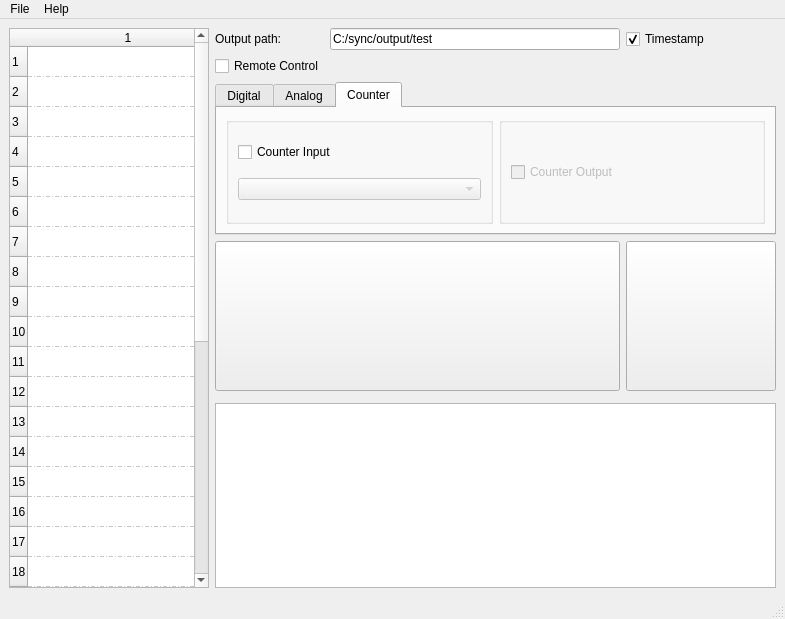
<?xml version="1.0" encoding="UTF-8"?>
<ui version="4.0">
 <class>MainWindow</class>
 <widget class="QMainWindow" name="MainWindow">
  <property name="geometry">
   <rect>
    <x>0</x>
    <y>0</y>
    <width>785</width>
    <height>619</height>
   </rect>
  </property>
  <property name="windowTitle">
   <string>Sync</string>
  </property>
  <property name="windowIcon">
   <iconset>
    <normaloff>res/record.png</normaloff>res/record.png</iconset>
  </property>
  <widget class="QWidget" name="centralwidget">
   <layout class="QGridLayout" name="gridLayout_2">
    <item row="0" column="2">
     <widget class="QLabel" name="label">
      <property name="text">
       <string>Output path:</string>
      </property>
     </widget>
    </item>
    <item row="0" column="3">
     <widget class="QLineEdit" name="lineEdit_output_path">
      <property name="text">
       <string>C:/sync/output/test</string>
      </property>
     </widget>
    </item>
    <item row="0" column="4">
     <widget class="QCheckBox" name="checkBox_timestamp">
      <property name="text">
       <string>Timestamp</string>
      </property>
      <property name="checked">
       <bool>true</bool>
      </property>
     </widget>
    </item>
    <item row="1" column="2">
     <widget class="QCheckBox" name="checkBox_comm">
      <property name="text">
       <string>Remote Control</string>
      </property>
     </widget>
    </item>
    <item row="2" column="2" colspan="3">
     <widget class="QTabWidget" name="tabWidget">
      <property name="currentIndex">
       <number>2</number>
      </property>
      <widget class="QWidget" name="digital">
       <attribute name="title">
        <string>Digital</string>
       </attribute>
       <layout class="QGridLayout" name="gridLayout_4">
        <item row="0" column="0">
         <widget class="QGroupBox" name="groupBox">
          <property name="title">
           <string/>
          </property>
          <layout class="QGridLayout" name="gridLayout">
           <item row="1" column="0">
            <widget class="QLabel" name="label_freq">
             <property name="text">
              <string>Sample Freq (Hz):</string>
             </property>
            </widget>
           </item>
           <item row="1" column="2">
            <widget class="QLineEdit" name="lineEdit_pulse_freq">
             <property name="text">
              <string>100000.0</string>
             </property>
            </widget>
           </item>
           <item row="1" column="3">
            <widget class="QLabel" name="label_rollover">
             <property name="text">
              <string>Rollover</string>
             </property>
            </widget>
           </item>
           <item row="2" column="0">
            <widget class="QLabel" name="label_5">
             <property name="text">
              <string>Device:</string>
             </property>
            </widget>
           </item>
           <item row="0" column="0">
            <widget class="QLabel" name="label_data_bits">
             <property name="text">
              <string>Digital lines:</string>
             </property>
            </widget>
           </item>
           <item row="0" column="2">
            <widget class="QLineEdit" name="lineEdit_data_bits">
             <property name="text">
              <string>32</string>
             </property>
            </widget>
           </item>
           <item row="2" column="2">
            <widget class="QComboBox" name="comboBox_device"/>
           </item>
           <item row="2" column="3">
            <widget class="QLabel" name="label_device_model">
             <property name="text">
              <string/>
             </property>
            </widget>
           </item>
          </layout>
         </widget>
        </item>
       </layout>
      </widget>
      <widget class="QWidget" name="analog">
       <attribute name="title">
        <string>Analog</string>
       </attribute>
       <layout class="QGridLayout" name="gridLayout_5">
        <item row="1" column="0">
         <widget class="QGroupBox" name="groupBox_analog">
          <property name="title">
           <string/>
          </property>
          <layout class="QGridLayout" name="gridLayout_6">
           <item row="0" column="0">
            <widget class="QCheckBox" name="checkBox_analog_channels">
             <property name="text">
              <string>Channels:</string>
             </property>
            </widget>
           </item>
           <item row="1" column="0">
            <widget class="QComboBox" name="comboBox_analog_freq">
             <item>
              <property name="text">
               <string>1000</string>
              </property>
             </item>
             <item>
              <property name="text">
               <string>10000</string>
              </property>
             </item>
             <item>
              <property name="text">
               <string>20000</string>
              </property>
             </item>
            </widget>
           </item>
           <item row="1" column="2">
            <widget class="QComboBox" name="comboBox_dtype">
             <item>
              <property name="text">
               <string>64</string>
              </property>
             </item>
             <item>
              <property name="text">
               <string>32</string>
              </property>
             </item>
             <item>
              <property name="text">
               <string>16</string>
              </property>
             </item>
            </widget>
           </item>
           <item row="1" column="1">
            <widget class="QLabel" name="label_2">
             <property name="text">
              <string>Hz</string>
             </property>
            </widget>
           </item>
           <item row="1" column="3">
            <widget class="QLabel" name="label_dtype">
             <property name="text">
              <string>bit</string>
             </property>
            </widget>
           </item>
           <item row="0" column="1" colspan="4">
            <widget class="QLineEdit" name="lineEdit_analog_channels">
             <property name="text">
              <string>[0,1]</string>
             </property>
            </widget>
           </item>
           <item row="1" column="4">
            <widget class="QLabel" name="label_datarate">
             <property name="text">
              <string>??? MB/hr</string>
             </property>
            </widget>
           </item>
          </layout>
         </widget>
        </item>
       </layout>
      </widget>
      <widget class="QWidget" name="tab">
       <attribute name="title">
        <string>Counter</string>
       </attribute>
       <layout class="QGridLayout" name="gridLayout_3">
        <item row="0" column="0">
         <widget class="QGroupBox" name="groupBox_2">
          <property name="title">
           <string/>
          </property>
          <layout class="QGridLayout" name="gridLayout_7">
           <item row="1" column="0">
            <widget class="QComboBox" name="comboBox_ci">
             <property name="enabled">
              <bool>false</bool>
             </property>
            </widget>
           </item>
           <item row="0" column="0">
            <widget class="QCheckBox" name="checkBox_ci">
             <property name="text">
              <string>Counter Input</string>
             </property>
            </widget>
           </item>
          </layout>
         </widget>
        </item>
        <item row="0" column="1">
         <widget class="QGroupBox" name="groupBox_3">
          <property name="enabled">
           <bool>false</bool>
          </property>
          <property name="title">
           <string/>
          </property>
          <layout class="QGridLayout" name="gridLayout_8">
           <item row="0" column="0">
            <widget class="QCheckBox" name="checkBox_co">
             <property name="text">
              <string>Counter Output</string>
             </property>
            </widget>
           </item>
          </layout>
         </widget>
        </item>
       </layout>
      </widget>
     </widget>
    </item>
    <item row="5" column="2" colspan="3">
     <widget class="QPlainTextEdit" name="plainTextEdit"/>
    </item>
    <item row="3" column="2" colspan="2">
     <widget class="QPushButton" name="pushButton_start">
      <property name="minimumSize">
       <size>
        <width>200</width>
        <height>150</height>
       </size>
      </property>
      <property name="text">
       <string/>
      </property>
      <property name="iconSize">
       <size>
        <width>128</width>
        <height>128</height>
       </size>
      </property>
     </widget>
    </item>
    <item row="3" column="4">
     <widget class="QPushButton" name="pushButton_visualize">
      <property name="minimumSize">
       <size>
        <width>150</width>
        <height>150</height>
       </size>
      </property>
      <property name="text">
       <string/>
      </property>
      <property name="icon">
       <iconset>
        <normaloff>res/visualizer.png</normaloff>res/visualizer.png</iconset>
      </property>
      <property name="iconSize">
       <size>
        <width>100</width>
        <height>100</height>
       </size>
      </property>
     </widget>
    </item>
    <item row="0" column="0" rowspan="6">
     <widget class="QTableWidget" name="tableWidget_labels">
      <property name="minimumSize">
       <size>
        <width>150</width>
        <height>0</height>
       </size>
      </property>
      <property name="maximumSize">
       <size>
        <width>200</width>
        <height>16777215</height>
       </size>
      </property>
      <property name="showGrid">
       <bool>true</bool>
      </property>
      <property name="gridStyle">
       <enum>Qt::DashDotLine</enum>
      </property>
      <property name="cornerButtonEnabled">
       <bool>true</bool>
      </property>
      <property name="rowCount">
       <number>32</number>
      </property>
      <property name="columnCount">
       <number>1</number>
      </property>
      <attribute name="horizontalHeaderDefaultSectionSize">
       <number>200</number>
      </attribute>
      <attribute name="verticalHeaderDefaultSectionSize">
       <number>30</number>
      </attribute>
      <row/>
      <row/>
      <row/>
      <row/>
      <row/>
      <row/>
      <row/>
      <row/>
      <row/>
      <row/>
      <row/>
      <row/>
      <row/>
      <row/>
      <row/>
      <row/>
      <row/>
      <row/>
      <row/>
      <row/>
      <row/>
      <row/>
      <row/>
      <row/>
      <row/>
      <row/>
      <row/>
      <row/>
      <row/>
      <row/>
      <row/>
      <row/>
      <column/>
     </widget>
    </item>
   </layout>
  </widget>
  <widget class="QMenuBar" name="menubar">
   <property name="geometry">
    <rect>
     <x>0</x>
     <y>0</y>
     <width>785</width>
     <height>21</height>
    </rect>
   </property>
   <widget class="QMenu" name="menuFile">
    <property name="title">
     <string>File</string>
    </property>
    <addaction name="actionLoad"/>
    <addaction name="actionSave"/>
    <addaction name="actionQuit"/>
   </widget>
   <widget class="QMenu" name="menuHelp">
    <property name="title">
     <string>Help</string>
    </property>
    <addaction name="actionAbout"/>
   </widget>
   <addaction name="menuFile"/>
   <addaction name="menuHelp"/>
  </widget>
  <widget class="QStatusBar" name="statusbar"/>
  <action name="actionLoad">
   <property name="text">
    <string>Load</string>
   </property>
  </action>
  <action name="actionSave">
   <property name="text">
    <string>Save</string>
   </property>
  </action>
  <action name="actionAbout">
   <property name="text">
    <string>About</string>
   </property>
  </action>
  <action name="actionQuit">
   <property name="text">
    <string>Quit</string>
   </property>
  </action>
 </widget>
 <resources/>
 <connections/>
</ui>
